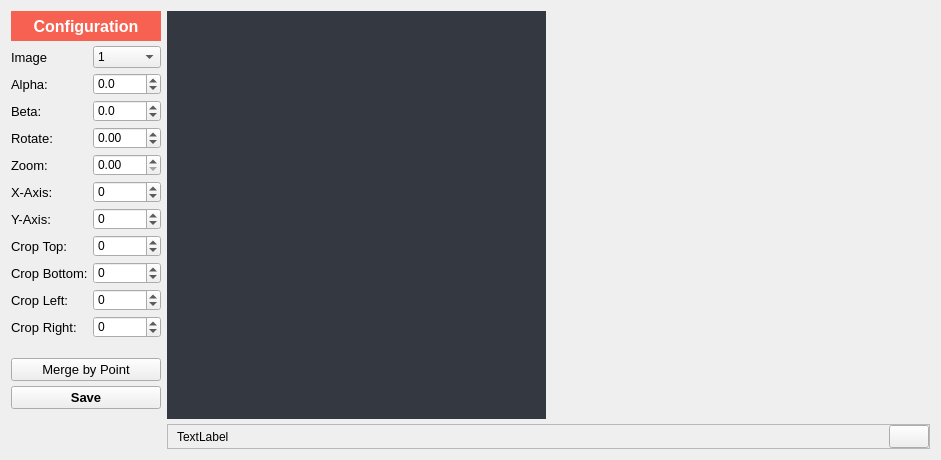
         <widget class="QWidget" name="page_calibration_bird_view">
          <layout class="QHBoxLayout" name="horizontalLayout_5">
           <item>
            <widget class="QFrame" name="frame_configuration_bird">
             <property name="maximumSize">
              <size>
               <width>200</width>
               <height>16777215</height>
              </size>
             </property>
             <property name="styleSheet">
              <string notr="true">border-color: rgb(255, 255, 255);</string>
             </property>
             <property name="frameShape">
              <enum>QFrame::NoFrame</enum>
             </property>
             <property name="frameShadow">
              <enum>QFrame::Plain</enum>
             </property>
             <layout class="QVBoxLayout" name="verticalLayout_21">
              <property name="spacing">
               <number>5</number>
              </property>
              <property name="leftMargin">
               <number>0</number>
              </property>
              <property name="topMargin">
               <number>0</number>
              </property>
              <property name="rightMargin">
               <number>0</number>
              </property>
              <property name="bottomMargin">
               <number>0</number>
              </property>
              <item>
               <widget class="QLabel" name="label_configuration_bird">
                <property name="minimumSize">
                 <size>
                  <width>0</width>
                  <height>30</height>
                 </size>
                </property>
                <property name="maximumSize">
                 <size>
                  <width>16777215</width>
                  <height>40</height>
                 </size>
                </property>
                <property name="font">
                 <font>
                  <pointsize>12</pointsize>
                  <weight>75</weight>
                  <bold>true</bold>
                 </font>
                </property>
                <property name="styleSheet">
                 <string notr="true">background-color: rgb(246, 97, 81);
color: #FFFFFF;</string>
                </property>
                <property name="frameShape">
                 <enum>QFrame::NoFrame</enum>
                </property>
                <property name="text">
                 <string>Configuration</string>
                </property>
                <property name="alignment">
                 <set>Qt::AlignCenter</set>
                </property>
               </widget>
              </item>
              <item>
               <layout class="QFormLayout" name="formLayout_bird">
                <item row="1" column="0">
                 <widget class="QLabel" name="label_12">
                  <property name="font">
                   <font>
                    <pointsize>10</pointsize>
                   </font>
                  </property>
                  <property name="text">
                   <string>Alpha:</string>
                  </property>
                 </widget>
                </item>
                <item row="2" column="0">
                 <widget class="QLabel" name="label_13">
                  <property name="font">
                   <font>
                    <pointsize>10</pointsize>
                   </font>
                  </property>
                  <property name="text">
                   <string>Beta:</string>
                  </property>
                 </widget>
                </item>
                <item row="4" column="0">
                 <widget class="QLabel" name="label_15">
                  <property name="font">
                   <font>
                    <pointsize>10</pointsize>
                   </font>
                  </property>
                  <property name="text">
                   <string>Zoom:</string>
                  </property>
                 </widget>
                </item>
                <item row="4" column="1">
                 <widget class="QDoubleSpinBox" name="zoom_bird">
                  <property name="maximum">
                   <double>20.000000000000000</double>
                  </property>
                  <property name="singleStep">
                   <double>0.010000000000000</double>
                  </property>
                 </widget>
                </item>
                <item row="3" column="0">
                 <widget class="QLabel" name="label_14">
                  <property name="font">
                   <font>
                    <pointsize>10</pointsize>
                   </font>
                  </property>
                  <property name="text">
                   <string>Rotate:</string>
                  </property>
                 </widget>
                </item>
                <item row="3" column="1">
                 <widget class="QDoubleSpinBox" name="rotate_bird">
                  <property name="decimals">
                   <number>2</number>
                  </property>
                  <property name="minimum">
                   <double>-180.000000000000000</double>
                  </property>
                  <property name="maximum">
                   <double>180.000000000000000</double>
                  </property>
                  <property name="singleStep">
                   <double>0.100000000000000</double>
                  </property>
                 </widget>
                </item>
                <item row="5" column="0">
                 <widget class="QLabel" name="label_16">
                  <property name="font">
                   <font>
                    <pointsize>10</pointsize>
                   </font>
                  </property>
                  <property name="text">
                   <string>X-Axis:</string>
                  </property>
                 </widget>
                </item>
                <item row="7" column="1">
                 <widget class="QSpinBox" name="crop_top_bird">
                  <property name="minimum">
                   <number>-1500</number>
                  </property>
                  <property name="maximum">
                   <number>1500</number>
                  </property>
                  <property name="value">
                   <number>0</number>
                  </property>
                 </widget>
                </item>
                <item row="8" column="1">
                 <widget class="QSpinBox" name="crop_bottom_bird">
                  <property name="minimum">
                   <number>-1500</number>
                  </property>
                  <property name="maximum">
                   <number>1500</number>
                  </property>
                 </widget>
                </item>
                <item row="6" column="0">
                 <widget class="QLabel" name="label_17">
                  <property name="font">
                   <font>
                    <pointsize>10</pointsize>
                   </font>
                  </property>
                  <property name="text">
                   <string>Y-Axis:</string>
                  </property>
                 </widget>
                </item>
                <item row="7" column="0">
                 <widget class="QLabel" name="label_18">
                  <property name="font">
                   <font>
                    <pointsize>10</pointsize>
                   </font>
                  </property>
                  <property name="text">
                   <string>Crop Top:</string>
                  </property>
                 </widget>
                </item>
                <item row="8" column="0">
                 <widget class="QLabel" name="label_19">
                  <property name="font">
                   <font>
                    <pointsize>10</pointsize>
                   </font>
                  </property>
                  <property name="text">
                   <string>Crop Bottom:</string>
                  </property>
                 </widget>
                </item>
                <item row="9" column="0">
                 <widget class="QLabel" name="label_20">
                  <property name="font">
                   <font>
                    <pointsize>10</pointsize>
                   </font>
                  </property>
                  <property name="text">
                   <string>Crop Left:</string>
                  </property>
                 </widget>
                </item>
                <item row="10" column="0">
                 <widget class="QLabel" name="label_21">
                  <property name="font">
                   <font>
                    <pointsize>10</pointsize>
                   </font>
                  </property>
                  <property name="text">
                   <string>Crop Right:</string>
                  </property>
                 </widget>
                </item>
                <item row="9" column="1">
                 <widget class="QSpinBox" name="crop_left_bird">
                  <property name="minimum">
                   <number>-1500</number>
                  </property>
                  <property name="maximum">
                   <number>1500</number>
                  </property>
                 </widget>
                </item>
                <item row="10" column="1">
                 <widget class="QSpinBox" name="crop_right_bird">
                  <property name="minimum">
                   <number>-1500</number>
                  </property>
                  <property name="maximum">
                   <number>1500</number>
                  </property>
                 </widget>
                </item>
                <item row="0" column="1">
                 <widget class="QComboBox" name="comboBox_image_bird">
                  <property name="mouseTracking">
                   <bool>true</bool>
                  </property>
                  <item>
                   <property name="text">
                    <string>1</string>
                   </property>
                  </item>
                  <item>
                   <property name="text">
                    <string>2</string>
                   </property>
                  </item>
                  <item>
                   <property name="text">
                    <string>3</string>
                   </property>
                  </item>
                  <item>
                   <property name="text">
                    <string>4</string>
                   </property>
                  </item>
                 </widget>
                </item>
                <item row="0" column="0">
                 <widget class="QLabel" name="label_11">
                  <property name="font">
                   <font>
                    <pointsize>10</pointsize>
                   </font>
                  </property>
                  <property name="text">
                   <string>Image</string>
                  </property>
                 </widget>
                </item>
                <item row="5" column="1">
                 <widget class="QSpinBox" name="x_axis_bird">
                  <property name="minimum">
                   <number>-1000</number>
                  </property>
                  <property name="maximum">
                   <number>3500</number>
                  </property>
                 </widget>
                </item>
                <item row="6" column="1">
                 <widget class="QSpinBox" name="y_axis_bird">
                  <property name="minimum">
                   <number>-1000</number>
                  </property>
                  <property name="maximum">
                   <number>3500</number>
                  </property>
                 </widget>
                </item>
                <item row="1" column="1">
                 <widget class="QDoubleSpinBox" name="alpha_bird">
                  <property name="decimals">
                   <number>1</number>
                  </property>
                  <property name="minimum">
                   <double>-90.000000000000000</double>
                  </property>
                  <property name="maximum">
                   <double>90.000000000000000</double>
                  </property>
                  <property name="singleStep">
                   <double>0.100000000000000</double>
                  </property>
                 </widget>
                </item>
                <item row="2" column="1">
                 <widget class="QDoubleSpinBox" name="beta_bird">
                  <property name="decimals">
                   <number>1</number>
                  </property>
                  <property name="minimum">
                   <double>-90.000000000000000</double>
                  </property>
                  <property name="maximum">
                   <double>90.000000000000000</double>
                  </property>
                 </widget>
                </item>
               </layout>
              </item>
              <item>
               <spacer name="verticalSpacer">
                <property name="orientation">
                 <enum>Qt::Horizontal</enum>
                </property>
                <property name="sizeHint" stdset="0">
                 <size>
                  <width>10</width>
                  <height>15</height>
                 </size>
                </property>
               </spacer>
              </item>
              <item>
               <widget class="QPushButton" name="btn_merge_point_bird">
                <property name="font">
                 <font>
                  <pointsize>10</pointsize>
                  <weight>50</weight>
                  <bold>false</bold>
                 </font>
                </property>
                <property name="styleSheet">
                 <string notr="true"/>
                </property>
                <property name="text">
                 <string>Merge by Point</string>
                </property>
               </widget>
              </item>
              <item>
               <widget class="QPushButton" name="btn_save_properties_birds_view">
                <property name="font">
                 <font>
                  <pointsize>10</pointsize>
                  <weight>75</weight>
                  <bold>true</bold>
                 </font>
                </property>
                <property name="styleSheet">
                 <string notr="true"/>
                </property>
                <property name="text">
                 <string>Save</string>
                </property>
               </widget>
              </item>
              <item>
               <spacer name="verticalSpacer_bird">
                <property name="orientation">
                 <enum>Qt::Vertical</enum>
                </property>
                <property name="sizeHint" stdset="0">
                 <size>
                  <width>20</width>
                  <height>40</height>
                 </size>
                </property>
               </spacer>
              </item>
             </layout>
            </widget>
           </item>
           <item>
            <widget class="QFrame" name="frame_calibration_bird">
             <property name="frameShape">
              <enum>QFrame::NoFrame</enum>
             </property>
             <property name="frameShadow">
              <enum>QFrame::Plain</enum>
             </property>
             <layout class="QVBoxLayout" name="verticalLayout_19">
              <property name="spacing">
               <number>5</number>
              </property>
              <property name="leftMargin">
               <number>0</number>
              </property>
              <property name="topMargin">
               <number>0</number>
              </property>
              <property name="rightMargin">
               <number>0</number>
              </property>
              <property name="bottomMargin">
               <number>0</number>
              </property>
              <item>
               <layout class="QVBoxLayout" name="verticalLayout_bird">
                <item>
                 <layout class="QHBoxLayout" name="horizontalLayout_9">
                  <item>
                   <widget class="QScrollArea" name="scroll_area_select_point">
                    <property name="sizePolicy">
                     <sizepolicy hsizetype="Preferred" vsizetype="Preferred">
                      <horstretch>0</horstretch>
                      <verstretch>0</verstretch>
                     </sizepolicy>
                    </property>
                    <property name="styleSheet">
                     <string notr="true">background-color:#343840;</string>
                    </property>
                    <property name="frameShape">
                     <enum>QFrame::NoFrame</enum>
                    </property>
                    <property name="widgetResizable">
                     <bool>true</bool>
                    </property>
                    <widget class="QWidget" name="scrollAreaWidgetContents_5">
                     <property name="geometry">
                      <rect>
                       <x>0</x>
                       <y>0</y>
                       <width>98</width>
                       <height>35</height>
                      </rect>
                     </property>
                     <layout class="QHBoxLayout" name="horizontalLayout_8">
                      <item>
                       <widget class="QLabel" name="label_image_selected_point">
                        <property name="sizePolicy">
                         <sizepolicy hsizetype="Expanding" vsizetype="Expanding">
                          <horstretch>0</horstretch>
                          <verstretch>0</verstretch>
                         </sizepolicy>
                        </property>
                        <property name="mouseTracking">
                         <bool>true</bool>
                        </property>
                        <property name="styleSheet">
                         <string notr="true"/>
                        </property>
                        <property name="frameShape">
                         <enum>QFrame::NoFrame</enum>
                        </property>
                        <property name="text">
                         <string/>
                        </property>
                        <property name="alignment">
                         <set>Qt::AlignCenter</set>
                        </property>
                       </widget>
                      </item>
                     </layout>
                    </widget>
                   </widget>
                  </item>
                  <item>
                   <widget class="QFrame" name="frame_calib_birds_view">
                    <property name="frameShape">
                     <enum>QFrame::NoFrame</enum>
                    </property>
                    <layout class="QHBoxLayout" name="horizontalLayout_bird">
                     <property name="spacing">
                      <number>5</number>
                     </property>
                     <property name="leftMargin">
                      <number>0</number>
                     </property>
                     <property name="topMargin">
                      <number>0</number>
                     </property>
                     <property name="rightMargin">
                      <number>0</number>
                     </property>
                     <property name="bottomMargin">
                      <number>0</number>
                     </property>
                     <item>
                      <widget class="QLabel" name="birds_view_bird">
                       <property name="frameShape">
                        <enum>QFrame::NoFrame</enum>
                       </property>
                       <property name="text">
                        <string/>
                       </property>
                      </widget>
                     </item>
                     <item>
                      <widget class="QLabel" name="overlay_image_bird">
                       <property name="frameShape">
                        <enum>QFrame::NoFrame</enum>
                       </property>
                       <property name="text">
                        <string/>
                       </property>
                      </widget>
                     </item>
                    </layout>
                   </widget>
                  </item>
                 </layout>
                </item>
                <item>
                 <widget class="QFrame" name="frame_btn_close_bird">
                  <property name="maximumSize">
                   <size>
                    <width>16777215</width>
                    <height>25</height>
                   </size>
                  </property>
                  <property name="frameShape">
                   <enum>QFrame::StyledPanel</enum>
                  </property>
                  <property name="frameShadow">
                   <enum>QFrame::Raised</enum>
                  </property>
                  <layout class="QHBoxLayout" name="horizontalLayout_27">
                   <property name="spacing">
                    <number>0</number>
                   </property>
                   <property name="topMargin">
                    <number>0</number>
                   </property>
                   <property name="rightMargin">
                    <number>0</number>
                   </property>
                   <property name="bottomMargin">
                    <number>0</number>
                   </property>
                   <item>
                    <widget class="QLabel" name="label_status_bar_bird">
                     <property name="text">
                      <string>TextLabel</string>
                     </property>
                    </widget>
                   </item>
                   <item>
                    <spacer name="horizontalSpacer_bird">
                     <property name="orientation">
                      <enum>Qt::Horizontal</enum>
                     </property>
                     <property name="sizeHint" stdset="0">
                      <size>
                       <width>660</width>
                       <height>20</height>
                      </size>
                     </property>
                    </spacer>
                   </item>
                   <item>
                    <widget class="QPushButton" name="btn_close_bird">
                     <property name="minimumSize">
                      <size>
                       <width>0</width>
                       <height>0</height>
                      </size>
                     </property>
                     <property name="maximumSize">
                      <size>
                       <width>40</width>
                       <height>16777215</height>
                      </size>
                     </property>
                     <property name="font">
                      <font>
                       <pointsize>10</pointsize>
                       <weight>75</weight>
                       <bold>true</bold>
                      </font>
                     </property>
                     <property name="styleSheet">
                      <string notr="true"/>
                     </property>
                     <property name="text">
                      <string/>
                     </property>
                    </widget>
                   </item>
                  </layout>
                 </widget>
                </item>
               </layout>
              </item>
             </layout>
            </widget>
           </item>
          </layout>
         </widget>
